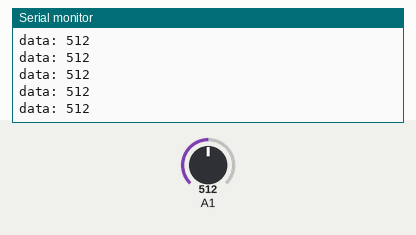
A sketch run on a simulated Arduino Mega 2560, built with avr-gcc and run on an emulated ATmega2560. Parts: the last lines printed to the serial monitor. The inputs (shaded band) are chosen by the test bench; at power-on: A1 = 512. No radio packets arrive unless stated.

Above: at 2.7 s.
2.8 s: A1 set to 11
At 3.3 s:
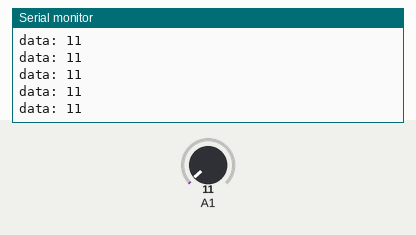
5.8 s: A1 set to 8
At 6.8 s:
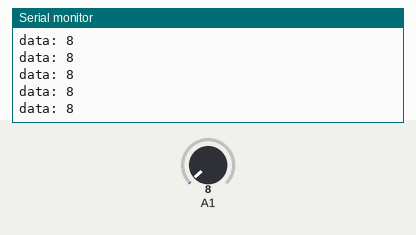
Timing chart, 0 to 8.8 s (numbered marks = the images above; inputs shaded):
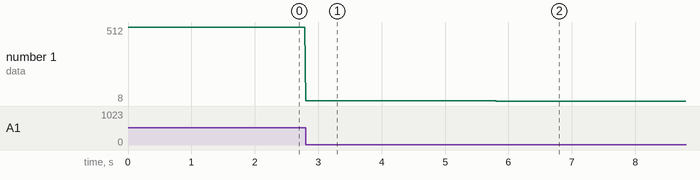

Measured:
- after the input at 2.8 s, the serial monitor: prints a new line at once (image 1)
- after the input at 5.8 s, the serial monitor: prints a new line at once (image 2)
- plotted number 1: 512 → 11 after the input at 2.8 s, 11 → 8 after the input at 5.8 s

The sketch:

peredat.ino
```cpp
#include "SPI.h"      // библиотека для протокола SPI
#include "nRF24L01.h" // библиотека для nRF24L01+
#include "RF24.h"     // библиотека для радио модуля

const uint64_t pipe = 0xF0F1F2F3F4LL; // идентификатор передачи
RF24 radio(9,10); // Для MEGA2560 замените на RF24 radio(9,53);

void setup() {
  pinMode(A1,INPUT);   // порт для датчика воды
  Serial.begin(9600);  // запускаем последовательный порт
  radio.begin();       // включаем радио модуль
  radio.setChannel(0); // выбираем канал (от 0 до 127)

    // скорость: RF24_250KBPS, RF24_1MBPS или RF24_2MBPS
  radio.setDataRate(RF24_1MBPS);
    // мощность: RF24_PA_MIN=-18dBm, RF24_PA_LOW=-12dBm, RF24_PA_MED=-6dBM
  radio.setPALevel(RF24_PA_HIGH);

  radio.openWritingPipe(pipe);      // открываем трубу на передачу
  radio.stopListening();
}

void loop() {
  int data = analogRead(A1);        // читаем значение с датчика

  radio.write(&data, sizeof(data)); // отправляем данные и указываем байты

  Serial.print("data: ");
  Serial.println(data);             // выводим данные на монитор порта
  delay(10);
}
```
